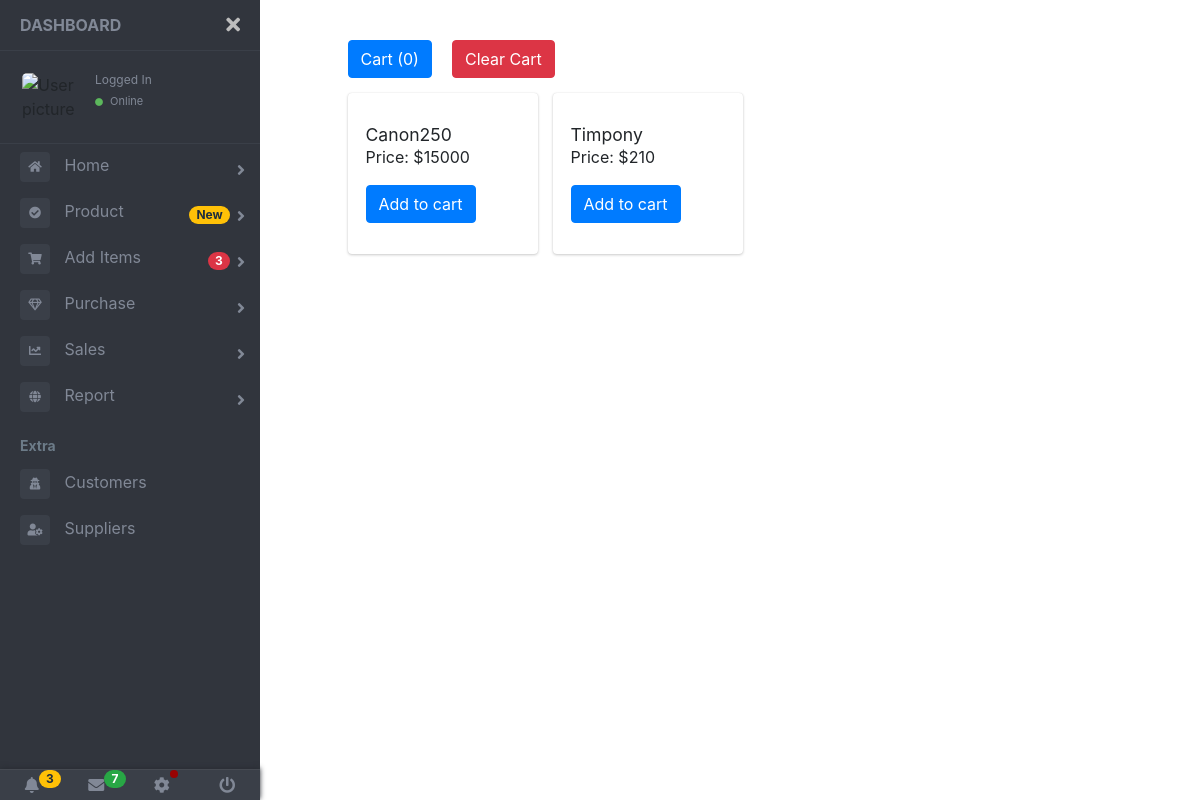
The app's page /show_product (signed in), older data.
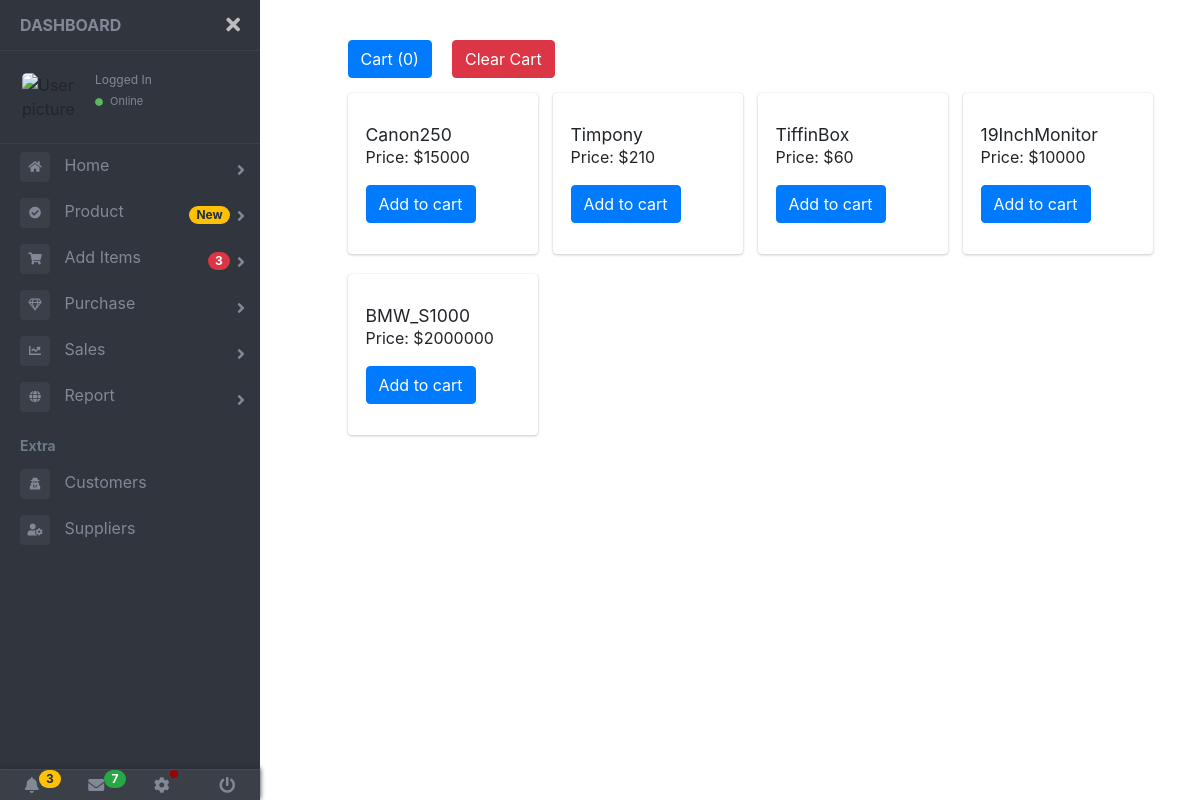
The same page, newer data.
### posapp/models.py (models this page shows, shortened)
class Products(models.Model):
    PRODUCT_TYPE_CHOICES = (
        ('Standard','Standard'),
        ('Normal','Normal')
    )
    productType = models.CharField(max_length=100,choices = PRODUCT_TYPE_CHOICES)
    productName = models.CharField(max_length=50)
    productCode = models.CharField(max_length=50)
    productBrand = models.ForeignKey(Brands,on_delete=models.CASCADE,default = 1)
    productCatagory = models.ForeignKey(Catagory,on_delete=models.CASCADE,default = 1)
    productCost = models.IntegerField()

### posapp/views.py (the view)
# urls.py: path('show_product',views.show_product,name='show_product'),
@login_required(login_url='login')
def show_product(request):
    my_product_list = Products.objects.all()
    my_customer_list = Customer.objects.all()
    context = {
        'products' : my_product_list,
        'customers' : my_customer_list
    }
    return render(request,'show_product.html',context)

### templates/show_product.html (shortened to what this page needs)
{% extends 'base.html' %}
{% load static %}
{% block content %}
{% block styles %}
<link rel="stylesheet" href="{% static " css/productlist.css" %}" type="text/css" />
{% endblock %}
<section id="myproduct">
  <div class="topbuttons container">
    <button id="mycartId" type="button" class="btn btn-primary" data-toggle="modal" data-target="#cart">Cart (<span
        class="total-count"></span>)</button><button class="clear-cart btn btn-danger">Clear Cart</button>
  </div>
  <div class="container">
    <div class="row">
      {% for product in products %}
      <div class="col-3">
        <div class="card"">
          <div class="card-block">
            <h4 class="card-title">{{product.productName}}</h4>
            <p class="card-text">Price: ${{product.productCost}}</p>
            <a href="#" data-id="{{product.id}}" data-name="{{product.productName}}" data-price="{{product.productCost}}"class="add-to-cart btn btn-primary">Add to cart</a>
          </div>
        </div>
      </div>
      {% endfor %}
    </div>
  </div>
</section>
{% endblock %}

Row changes from the older to the newer data that the page shows:
added Products: productName "TiffinBox", productCost "60"
added Products: productName "19InchMonitor", productCost "10000"
added Products: productName "BMW_S1000", productCost "2000000"
